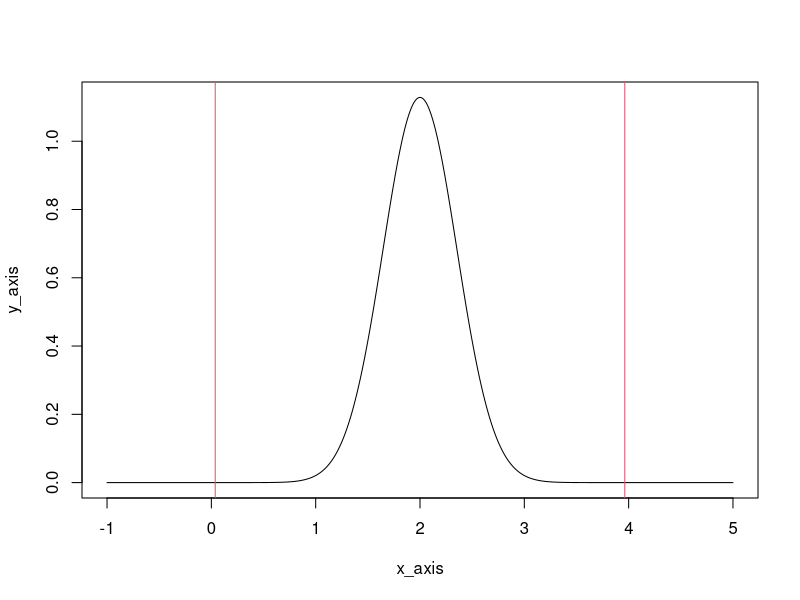

R code for this plot:
## ---- chunk 1
knitr::opts_chunk$set(echo = TRUE)
## ---- chunk 2
library("readr")
homeo_weight_loss <- read_csv("data_2/homeo_weight_loss.csv")
## ---- chunk 3
# ?? histograma, aquí
## ---- chunk 4
x_axis = seq(-1, 5, by=0.01)
y_axis = dnorm(x_axis, mean = 2, sd = sqrt(2.5 ^ 2 / 50))
plot(x_axis, y_axis, type = "l")

x_mean = mean(homeo_weight_loss$weight_loss_Kg)
abline(v = x_mean, col=2)  
# Lo siguiente serían un evento tan extremo como el observado en los datos
abline(v = 4 - x_mean, col=2) 
## ---- chunk 5
# Como hay eventos muy extremos en ambas colas, multiplicamos por 2
# 2 * P(X_gorrito < 0.037)
p_valor = 2 * pnorm(
  x_mean, mean = 2, sd = sqrt(2.5 ^ 2 / 50)
)
print(p_valor)
## ---- chunk 6
t.test(homeo_weight_loss$weight_loss_Kg,
       mu = 2)

# Como p-value = 3.205e-06 es muy pequeño,
# Los datos aportan suficiente evidencia a favor de H_1 y
# en contra de H_0 (el producto homeopático es un timo).
## ---- chunk 7
set.seed(42)
x <- rnorm(30, mean = 0, sd = 5)
print(c(
  t.test(x, mu = 1)$p.value, 
  t.test(x, mu = -1)$p.value
))
## ---- chunk 8
set.seed(4)
x <- rnorm(30, mean = 0, sd = 5)
print(
  t.test(x, mu = 0)$p.value
)
## ---- chunk 9
N <- 5000
alpha <- 0.05

sims <- replicate(N, {
  # H0: mu = 0
  x <- rnorm(100, mean = 0)            # Genera muestras de H0 (H0 es correcta)
  test <- t.test(x, mu = 0)$p.value    # Testea H0
  # Añade condición de éxito para calcular la probabilidad de
  # "Rechazar H_0 a pesar de ser correcta"
  # ?????????????????????????????????????????????
})
print(paste("alpha =", alpha, "| p(incorrectly reject H0) = ", mean(sims)))
## ---- chunk 10
# ??
## ---- chunk 11
# ??
## ---- chunk 12
# ??
## ---- chunk 13
# ??
## ---- chunk 14
# ??
## ---- chunk 15
power_var_test <- function(n, H0_sigma2 = 15 ^ 2, true_sigma2 = 388.6902,
                           significance = 0.05, N = 5000) {
  sims <- replicate(N, {
    data <- rnorm(n, sd = sqrt(true_sigma2))
    var_stat <- 0 # ????????????????????????????????
    p_value <- 0  # ????????????????????????????????
    p_value < significance
  })
}
## ---- chunk 16
# ??
## ---- chunk 17
# ??
